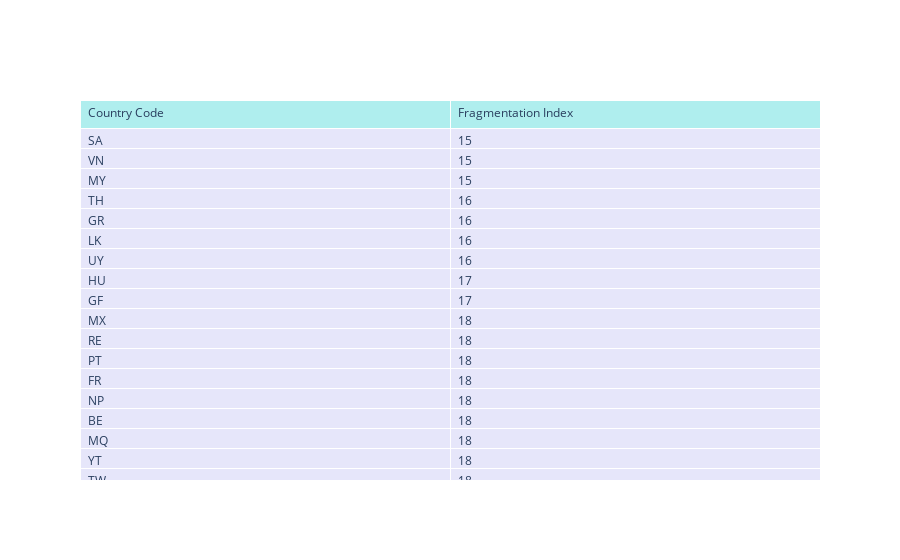

The code cell stored with this chart in its notebook:
### Code cell
fig = go.Figure(data=[go.Table(
    header=dict(values=['Country Code', 'Fragmentation Index'],
                fill_color='paleturquoise',
                align='left'),
    cells=dict(values=cc_ann_findex_tbl.transpose().values.tolist(),
               fill_color='lavender',
               align='left'))
])

fig.show()

### Figure 1 — Plotly figure (JSON) as saved in the notebook; plotly's stock layout.template omitted (floating-point values rounded to 4 significant figures; data arrays with more than 128 entries replaced by an {"elided": "..."} marker saying what was removed)
{"data": [{"cells": {"align": "left", "fill": {"color": "lavender"}, "values": {"elided": "2x197 mixed values"}}, "header": {"align": "left", "fill": {"color": "paleturquoise"}, "values": ["Country Code", "Fragmentation Index"]}, "type": "table"}], "layout": {"autosize": true}}
